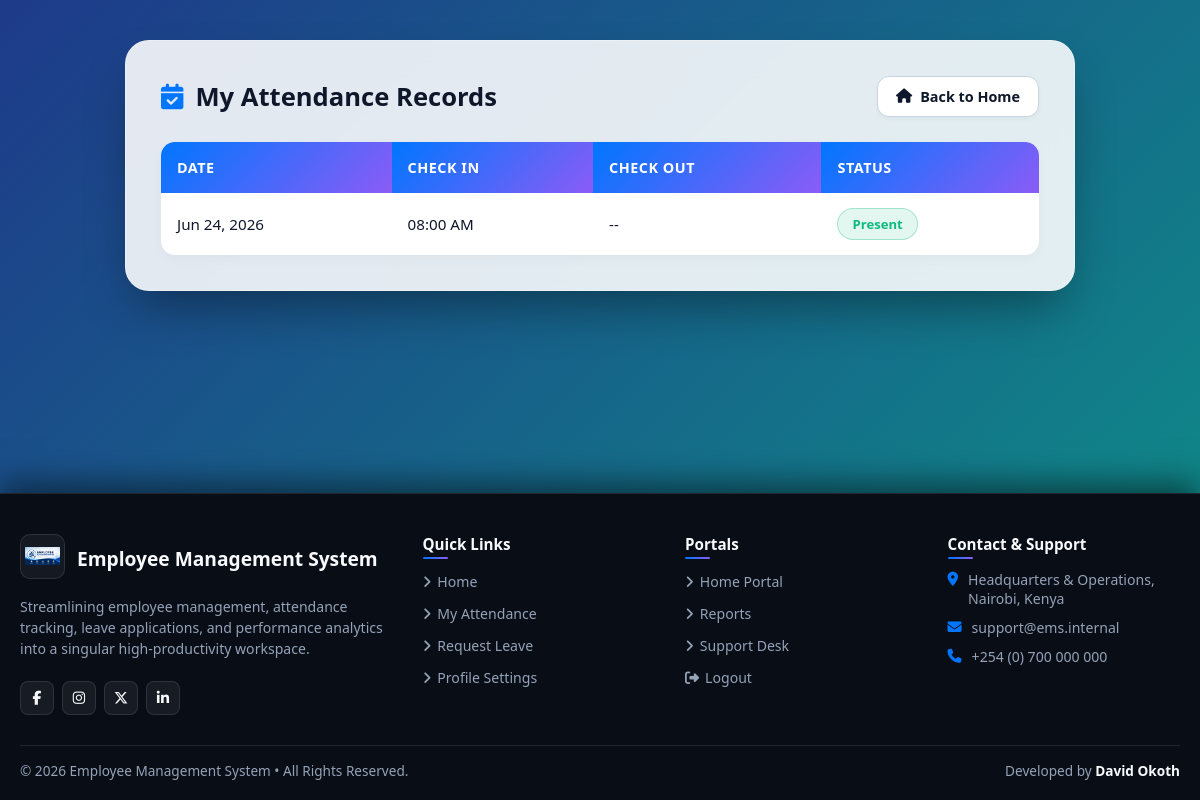
/my_attendance.php (signed in), run on the app's committed database.
### tables this page shows
CREATE TABLE `attendance` (
  `id` int(11) NOT NULL,
  `employee_id` int(11) DEFAULT NULL,
  `attendance_date` date DEFAULT NULL,
  `check_in` time DEFAULT NULL,
  `check_out` time DEFAULT NULL,
  `status` varchar(20) DEFAULT NULL
);

### my_attendance.php (the view, shortened to what this page needs)
<?php
include("connect.php");
$user_id = $_SESSION['user_id'];
$stmt = $conn->prepare("SELECT * FROM attendance WHERE employee_id = ? ORDER BY attendance_date DESC");
$stmt->bind_param("i", $user_id);
$stmt->execute();
$result = $stmt->get_result();
?>
<!DOCTYPE html>
<html lang="en">
<head>
<link rel="stylesheet" href="https://cdnjs.cloudflare.com/ajax/libs/font-awesome/6.5.1/css/all.min.css">
</head>
<body>
<div class="main-wrapper">
    <div class="report-container">
        <div class="header-bar">
            <h2>
                <i class="fa-solid fa-calendar-check"></i>
                My Attendance Records
            </h2>
            <a href="home.php" class="back-btn">
                <i class="fa-solid fa-house"></i>
                Back to Home
            </a>
        </div>
        <div class="table-wrapper">
            <table class="custom-table">
                <thead>
                    <tr>
                        <th>Date</th>
                        <th>Check In</th>
                        <th>Check Out</th>
                        <th>Status</th>
                    </tr>
                </thead>
                <tbody>
                <?php
                if ($result->num_rows > 0) {
                    while ($row = $result->fetch_assoc()) {
                        $current_status = $row['status'];
                        $badge_style = 'badge-present';
                        $clean_text = str_replace(
                            array('🟢', '🔴', '🟡'),
                            '',
                            $current_status
                        );
                ?>
                    <tr>
                        <td><?php echo date('M d, Y', strtotime($row['attendance_date'])); ?></td>
                        <td><?php echo date('h:i A', strtotime($row['check_in'])); ?></td>
                        <td>
                            <?php
                            if (!empty($row['check_out'])) {
                                echo date('h:i A', strtotime($row['check_out']));
                            } else {
                                echo "--";
                            }
                            ?>
                        </td>
                        <td>
                            <span class="status-badge <?php echo $badge_style; ?>">
                                <?php echo htmlspecialchars(trim($clean_text)); ?>
                            </span>
                        </td>
                    </tr>
                <?php
                    }
                } ?>
                </tbody>
            </table>
        </div>
    </div>
</div>
<footer class="system-footer">
    <div class="footer-container">
        <div class="footer-brand">
            <div class="footer-brand-header">
                <div class="footer-logo">
                    <img src="image.png" alt="EMS Logo">
                </div>
                <h3>Employee Management System</h3>
            </div>
            <p class="footer-desc">
                Streamlining employee management, attendance tracking, leave applications,
                and performance analytics into a singular high-productivity workspace.
            </p>
            <div class="social-links">
                <a href="https://facebook.com" target="_blank" aria-label="Facebook"><i class="fab fa-facebook-f"></i></a>
                <a href="https://instagram.com" target="_blank" aria-label="Instagram"><i class="fab fa-instagram"></i></a>
                <a href="https://x.com" target="_blank" aria-label="X (Twitter)"><i class="fab fa-x-twitter"></i></a>
                <a href="https://linkedin.com" target="_blank" aria-label="LinkedIn"><i class="fab fa-linkedin-in"></i></a>
            </div>
        </div>
        <div class="footer-column">
            <h4>Quick Links</h4>
            <ul class="footer-links">
                <li><a href="home.php"><i class="fa-solid fa-angle-right"></i> Home</a></li>
                <li><a href="my_attendance.php"><i class="fa-solid fa-angle-right"></i> My Attendance</a></li>
                <li><a href="leave_request.php"><i class="fa-solid fa-angle-right"></i> Request Leave</a></li>
                <li><a href="profile.php"><i class="fa-solid fa-angle-right"></i> Profile Settings</a></li>
            </ul>
        </div>
        <div class="footer-column">
            <h4>Portals</h4>
            <ul class="footer-links">
                <li><a href="home.php"><i class="fa-solid fa-angle-right"></i> Home Portal</a></li>
                <li><a href="reports.php"><i class="fa-solid fa-angle-right"></i> Reports</a></li>
                <li><a href="help.php"><i class="fa-solid fa-angle-right"></i> Support Desk</a></li>
                <li><a href="logout.php"><i class="fa-solid fa-right-from-bracket"></i> Logout</a></li>
            </ul>
        </div>
        <div class="footer-column">
            <h4>Contact & Support</h4>
            <div class="footer-contact-item">
                <i class="fa-solid fa-location-dot"></i>
                <span>Headquarters & Operations, Nairobi, Kenya</span>
            </div>
            <div class="footer-contact-item">
                <i class="fa-solid fa-envelope"></i>
                <span>support@ems.internal</span>
            </div>
            <div class="footer-contact-item">
                <i class="fa-solid fa-phone"></i>
                <span>+254 (0) 700 000 000</span>
            </div>
        </div>
    </div>
    <div class="copyright-bar">
        <p>&copy; <?php echo date('Y'); ?> Employee Management System &bull; All Rights Reserved.</p>
        <p>Developed by <strong>David Okoth</strong></p>
    </div>
</footer>
</body>
</html>

### data on the page
attendance: attendance_date "Jun 24, 2026", check_in "08:00 AM", status "Present"
